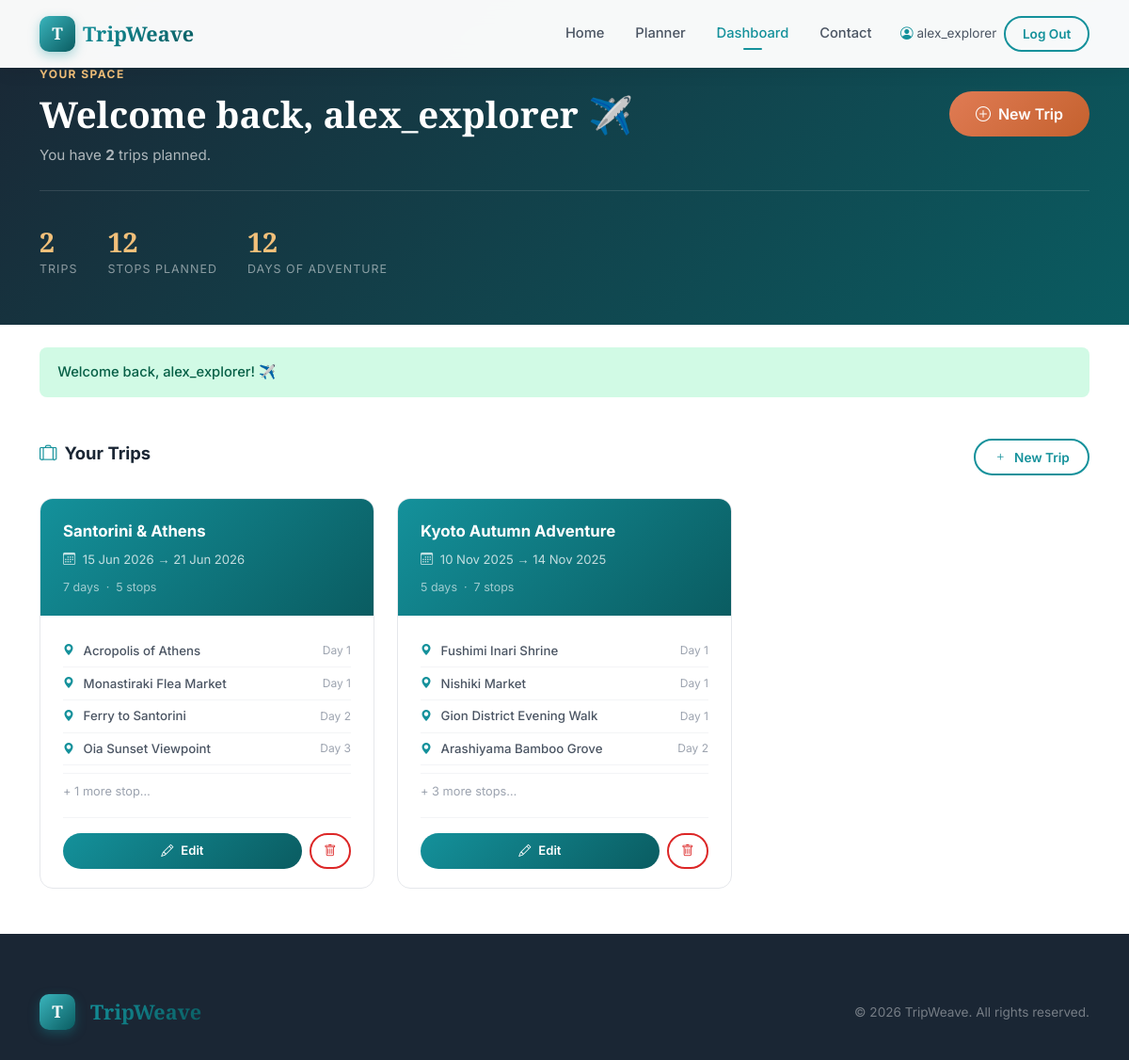
/dashboard.php (signed in), run on the app's committed database.
### tables this page shows
CREATE TABLE IF NOT EXISTS `trips` (
  `id`         INT          NOT NULL AUTO_INCREMENT,
  `user_id`    INT          NOT NULL,
  `trip_name`  VARCHAR(120) NOT NULL,
  `start_date` DATE         NOT NULL,
  `end_date`   DATE         NOT NULL,
  `created_at` DATETIME     NOT NULL DEFAULT CURRENT_TIMESTAMP,
  PRIMARY KEY  (`id`),
  KEY          `idx_trips_user` (`user_id`),
  CONSTRAINT   `fk_trips_user`
    FOREIGN KEY (`user_id`) REFERENCES `users` (`id`)
    ON DELETE CASCADE ON UPDATE CASCADE
);

CREATE TABLE IF NOT EXISTS `itinerary_stops` (
  `id`          INT          NOT NULL AUTO_INCREMENT,
  `trip_id`     INT          NOT NULL,
  `day_number`  TINYINT      NOT NULL DEFAULT 1,
  `stop_name`   VARCHAR(150) NOT NULL,
  `notes`       TEXT             NULL,
  `stop_time`   TIME             NULL,    
  `created_at`  DATETIME     NOT NULL DEFAULT CURRENT_TIMESTAMP,
  PRIMARY KEY   (`id`),
  KEY           `idx_stops_trip` (`trip_id`),
  CONSTRAINT    `fk_stops_trip`
    FOREIGN KEY (`trip_id`) REFERENCES `trips` (`id`)
    ON DELETE CASCADE ON UPDATE CASCADE
);

### dashboard.php (the view, shortened to what this page needs)
<?php
require_once 'includes/db.php';
require_once 'includes/functions.php';
$userId   = (int)$_SESSION['user_id'];
$username = $_SESSION['username'];
$trips = [];
$stmt  = $conn->prepare(
    'SELECT id, trip_name, start_date, end_date, created_at
     FROM trips WHERE user_id = ? ORDER BY created_at DESC'
);
$stmt->bind_param('i', $userId);
$stmt->execute();
$result = $stmt->get_result();
while ($row = $result->fetch_assoc()) { $trips[] = $row; }
$tripPreviews = [];
foreach ($trips as $trip) {
    $tid  = (int)$trip['id'];
    $stmt = $conn->prepare(
        'SELECT stop_name, day_number, stop_time
         FROM itinerary_stops WHERE trip_id = ? ORDER BY day_number, stop_time LIMIT 4'
    );
    $stmt->bind_param('i', $tid);
    $stmt->execute();
    $res = $stmt->get_result();
    $stops = [];
    while ($s = $res->fetch_assoc()) { $stops[] = $s; }
    $stmt = $conn->prepare('SELECT COUNT(*) AS cnt FROM itinerary_stops WHERE trip_id = ?');
    $stmt->bind_param('i', $tid);
    $stmt->execute();
    $countRow = $stmt->get_result()->fetch_assoc();
    $tripPreviews[$tid] = [
        'stops'      => $stops,
        'totalStops' => (int)$countRow['cnt'],
    ];
}
?>
<!DOCTYPE html>
<html lang="en">
<head>
  <link rel="stylesheet" href="https://cdn.jsdelivr.net/npm/bootstrap@5.3.3/dist/css/bootstrap.min.css">
  <link rel="stylesheet" href="https://cdn.jsdelivr.net/npm/bootstrap-icons@1.11.3/font/bootstrap-icons.css">
  <link rel="stylesheet" href="css/style.css">
</head>
<body>
<nav class="navbar navbar-expand-lg navbar-custom fixed-top">
  <div class="container">
    <a class="navbar-brand" href="index.php">
      <div class="logo-mark">T</div>
      <span class="brand-text">TripWeave</span>
    </a>
    <div class="collapse navbar-collapse" id="navMenu">
      <ul class="navbar-nav ms-auto align-items-lg-center gap-1">
        <li class="nav-item"><a class="nav-link" href="index.php">Home</a></li>
        <li class="nav-item"><a class="nav-link" href="planner.php">Planner</a></li>
        <li class="nav-item"><a class="nav-link active" href="dashboard.php">Dashboard</a></li>
        <li class="nav-item"><a class="nav-link" href="contact.php">Contact</a></li>
      </ul>
      <div class="ms-lg-3 d-flex gap-2 mt-3 mt-lg-0">
        <span style="font-size:0.85rem;color:var(--gray-600);align-self:center;">
          <i class="bi bi-person-circle text-teal"></i> <?= e($username) ?>
        </span>
        <a href="auth/logout.php" class="btn-outline-teal btn" style="font-size:0.85rem;padding:0.45rem 1.1rem;">Log Out</a>
      </div>
    </div>
  </div>
</nav>
<div class="dashboard-header">
  <div class="container">
    <div class="d-flex flex-wrap align-items-center justify-content-between gap-3">
      <div>
        <div class="section-label" style="color:var(--sand);">Your Space</div>
        <h1 style="color:white;font-size:clamp(1.6rem,4vw,2.4rem);margin-bottom:0.4rem;">
          Welcome back, <?= e($username) ?> ✈️
        </h1>
        <p style="color:rgba(255,255,255,0.65);font-size:0.95rem;margin:0;">
          You have <strong><?= count($trips) ?></strong> trip<?= count($trips) !== 1 ? 's' : '' ?> planned.
        </p>
      </div>
      <a href="planner.php" class="btn-orange btn">
        <i class="bi bi-plus-circle"></i> New Trip
      </a>
    </div>
    <?php
    $totalStops = array_sum(array_column($tripPreviews, 'totalStops'));
    $totalDaysAll = 0;
    foreach ($trips as $t) $totalDaysAll += tripDays($t['start_date'], $t['end_date']);
    ?>
    <div class="hero-stats mt-4">
      <div class="stat-item">
        <div class="stat-num"><?= count($trips) ?></div>
        <div class="stat-label">Trips</div>
      </div>
      <div class="stat-item">
        <div class="stat-num"><?= $totalStops ?></div>
        <div class="stat-label">Stops Planned</div>
      </div>
      <div class="stat-item">
        <div class="stat-num"><?= $totalDaysAll ?></div>
        <div class="stat-label">Days of Adventure</div>
      </div>
    </div>
  </div>
</div>
<div class="container mt-4">
  <?php renderFlash(); ?>
</div>
<div class="container py-4 pb-5">
  <?php if (empty($trips)): ?>
  <div class="empty-dashboard text-center">
    <span class="icon-big">🗺</span>
    <h3 style="font-family:'Playfair Display',serif;margin-bottom:0.75rem;">No Trips Yet</h3>
    <p style="color:var(--gray-400);max-width:380px;margin:0 auto 2rem;font-size:0.95rem;">
      Your adventure awaits! Create your first trip and start adding destinations.
    </p>
    <a href="planner.php" class="btn-teal btn">
      <i class="bi bi-compass"></i> Plan My First Trip
    </a>
  </div>
  <?php else: ?>
  <div class="d-flex align-items-center justify-content-between mb-4">
    <h2 style="font-family:'Inter',sans-serif;font-size:1.15rem;font-weight:700;color:var(--dark);">
      <i class="bi bi-suitcase-lg text-teal me-2"></i>Your Trips
    </h2>
    <a href="planner.php" class="btn-outline-teal btn" style="font-size:0.85rem;padding:0.45rem 1.2rem;">
      <i class="bi bi-plus"></i> New Trip
    </a>
  </div>
  <div class="row g-4">
    <?php foreach ($trips as $trip):
      $tid   = (int)$trip['id'];
      $prev  = $tripPreviews[$tid];
      $days  = tripDays($trip['start_date'], $trip['end_date']);
    ?>
    <div class="col-md-6 col-xl-4 aos-item">
      <div class="trip-card h-100">
        <div class="trip-card-header">
          <div class="trip-card-name"><?= e($trip['trip_name']) ?></div>
          <div class="trip-card-dates">
            <i class="bi bi-calendar3 me-1"></i>
            <?= fmtDate($trip['start_date']) ?> → <?= fmtDate($trip['end_date']) ?>
          </div>
          <div style="margin-top:0.5rem;font-size:0.78rem;color:rgba(255,255,255,0.6);">
            <?= $days ?> day<?= $days !== 1 ? 's' : '' ?> &nbsp;·&nbsp;
            <?= $prev['totalStops'] ?> stop<?= $prev['totalStops'] !== 1 ? 's' : '' ?>
          </div>
        </div>
        <div class="trip-card-body">
          <?php if (!empty($prev['stops'])): ?>
            <?php foreach ($prev['stops'] as $s): ?>
            <div class="trip-stop-preview">
              <i class="bi bi-geo-alt-fill"></i>
              <span style="flex:1;font-weight:500;"><?= e($s['stop_name']) ?></span>
              <span style="font-size:0.75rem;color:var(--gray-400);">Day <?= (int)$s['day_number'] ?></span>
            </div>
            <?php endforeach; ?>
            <?php if ($prev['totalStops'] > 4): ?>
            <div style="font-size:0.8rem;color:var(--gray-400);margin-top:0.5rem;padding-top:0.5rem;border-top:1px solid var(--gray-100);">
              + <?= $prev['totalStops'] - 4 ?> more stop<?= ($prev['totalStops'] - 4 !== 1) ? 's' : '' ?>…
            </div>
            <?php endif; ?>
          <?php else: ?>
            <p style="font-size:0.85rem;color:var(--gray-400);margin:0;">No stops added yet.</p>
          <?php endif; ?>
          <div class="d-flex gap-2 mt-3 pt-3" style="border-top:1px solid var(--gray-100);">
            <a href="planner.php?trip_id=<?= $tid ?>" class="btn-teal btn" style="font-size:0.82rem;padding:0.45rem 1rem;flex:1;justify-content:center;">
              <i class="bi bi-pencil"></i> Edit
            </a>
            <button type="button" class="btn-outline-teal btn"
              style="font-size:0.82rem;padding:0.45rem 0.85rem;color:#DC2626;border-color:#DC2626;"
              onclick="confirmDelete(<?= $tid ?>, '<?= e(addslashes($trip['trip_name'])) ?>')"
              aria-label="Delete trip <?= e($trip['trip_name']) ?>">
              <i class="bi bi-trash"></i>
            </button>
          </div>
        </div>
      </div>
    </div>
    <?php endforeach; ?>
  </div>
  <?php endif; ?>
</div>
<footer class="footer">
  <div class="container">
    <div class="row g-4 align-items-center">
      <div class="col-md-6">
        <a class="navbar-brand" href="index.php" style="display:inline-flex;">
          <div class="logo-mark">T</div>
          <span class="brand-text ms-2">TripWeave</span>
        </a>
      </div>
      <div class="col-md-6 text-md-end">
        <p class="footer-copy mb-0">&copy; <?= date('Y') ?> TripWeave. All rights reserved.</p>
      </div>
    </div>
  </div>
</footer>
</body>
</html>

### includes/functions.php (shortened to what this page needs)
<?php
function getFlash(): ?array {
    $flash = $_SESSION['flash'];
    return $flash;
}
function renderFlash(): void {
    $flash = getFlash();
    $type = htmlspecialchars($flash['type'], ENT_QUOTES, 'UTF-8');
    $msg  = htmlspecialchars($flash['message'], ENT_QUOTES, 'UTF-8');
    echo "<div class=\"alert-flash {$type}\" role=\"alert\">{$msg}</div>";
}
function fmtDate(string $date, string $format = 'j M Y'): string {
    $d = DateTime::createFromFormat('Y-m-d', $date);
    return $d ? $d->format($format) : $date;
}
function e($val): string {
    return htmlspecialchars((string)$val, ENT_QUOTES, 'UTF-8');
}
function tripDays(string $start, string $end): int {
    $s = new DateTime($start);
    $e = new DateTime($end);
    $diff = $s->diff($e)->days;
    return max(1, $diff + 1);
}

### data on the page
trips: trip_name "Santorini & Athens", start_date "15 Jun 2026", end_date "21 Jun 2026", days "7", id "5", $prev['totalStops']-4 "1"
itinerary_stops: stop_name "Acropolis of Athens", day_number "1"
itinerary_stops: stop_name "Monastiraki Flea Market", day_number "1"
itinerary_stops: stop_name "Ferry to Santorini", day_number "2"
itinerary_stops: stop_name "Oia Sunset Viewpoint", day_number "3"
trips: trip_name "Kyoto Autumn Adventure", start_date "10 Nov 2025", end_date "14 Nov 2025", days "5", id "7", $prev['totalStops']-4 "3"
itinerary_stops: stop_name "Fushimi Inari Shrine", day_number "1"
itinerary_stops: stop_name "Nishiki Market", day_number "1"
itinerary_stops: stop_name "Gion District Evening Walk", day_number "1"
itinerary_stops: stop_name "Arashiyama Bamboo Grove", day_number "2"

### other printed values
$username "alex_explorer"
count($trips) "2"
$totalStops "12"
$totalDaysAll "12"
$msg "Welcome back, alex_explorer! ✈️"
